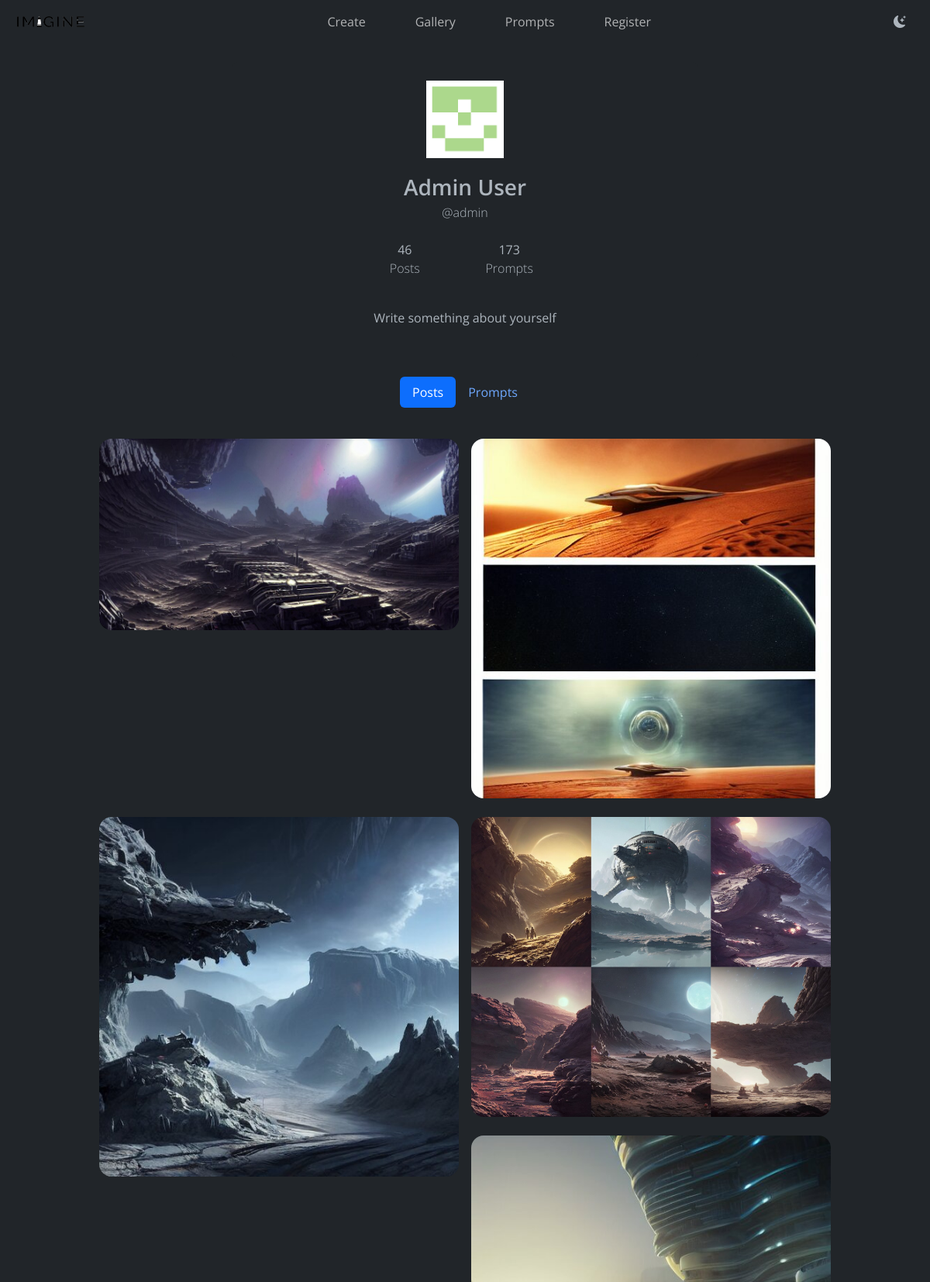
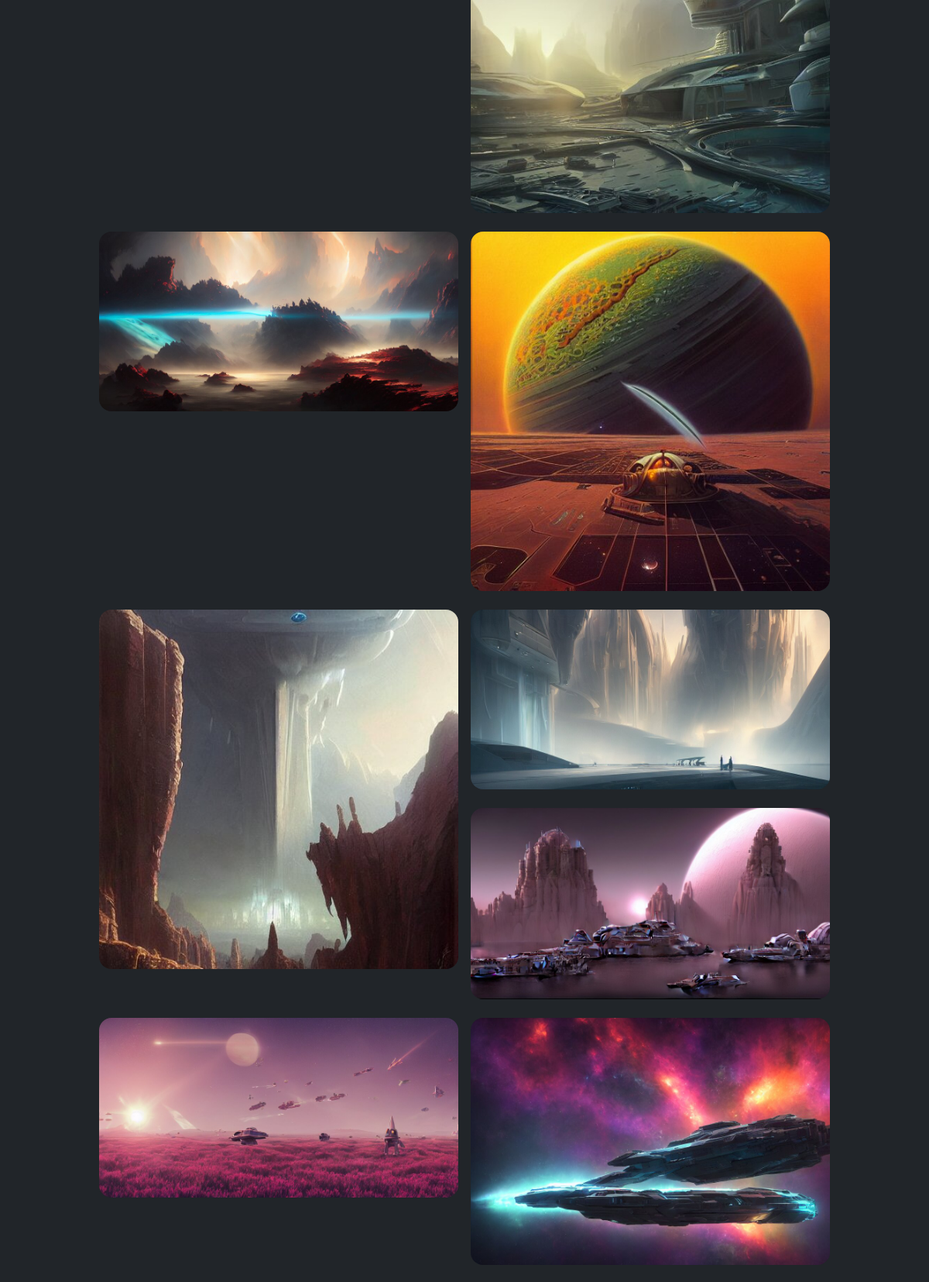
/profile/admin (upper part), run on the app's committed database (2 pictures, top to bottom).
### imagine/models.py (models this page shows, shortened)
class Profile(models.Model):
    user = models.OneToOneField(User, on_delete=models.CASCADE)
    bio = models.CharField(max_length=500, blank=True)
    image = models.ImageField(upload_to='user_icons/', blank=True)

class User(AbstractUser):
    pass

class Post(models.Model):
    id = models.UUIDField(primary_key=True, default=uuid.uuid4, editable=False)
    user = models.ForeignKey(User, on_delete=models.CASCADE)
    body = models.CharField(max_length=500)
    timestamp = models.DateTimeField(auto_now_add=True)
    image = models.ImageField(upload_to='images/')

### imagine/views.py (the view)
# urls.py: path("profile/<str:username>", views.profile, name="profile"),
def profile(request, username):
    view_user = User.objects.get(username=username)
    view_profile = Profile.objects.get(user=view_user)
    posts = Post.objects.filter(user=view_user).order_by("-timestamp")
    post_count = posts.count()
    prompts = Prompt.objects.filter(user=view_user)
    prompt_count = prompts.count()
    return render(request, "imagine/profile.html", {
        "view_user": view_user,
        "view_profile": view_profile,
        "posts": posts,
        "post_count": post_count,
        "prompts": prompts,
        "prompt_count": prompt_count
    })

### imagine/templates/imagine/profile.html (shortened to what this page needs)
{% extends "imagine/layout.html" %} {% load static %} {% block body %}
<div class="mt-4 mb-4 d-flex justify-content-center">
  <div class="card bio-card p-4">
    <div
      class="image d-flex flex-column justify-content-center align-items-center"
    >
      {% if view_profile.image %}
      <img src="{{ view_profile.image.url }}" height="100" width="100" />
      {% else %}
      <img
        src="{% static 'imagine/identicon.svg' %}"
        height="100"
        width="100"
      />
      {% endif %}
      <span class="fs-3 fw-semibold mt-3"
        >{{ view_user.first_name}} {{view_user.last_name }}</span
      >
      <span class="fw-light">@{{ view_user.username }}</span>
      <div
        class="d-flex flex-row justify-content-center align-items-center my-4"
      >
        <div class="d-flex flex-column align-items-center">
          <span class="mx-5">{{ post_count }}</span>
          <span class="fw-light">Posts</span>
        </div>
        <div class="d-flex flex-column align-items-center mx-3">
          <span class="mx-5">{{ prompt_count }}</span>
          <span class="fw-light">Prompts</span>
        </div>
      </div>
      <div class="text mt-3">
        {% if view_profile.bio %}
        <p>{{ view_profile.bio }}</p>
        {% else %}
        <p>Write something about yourself</p>
        {% endif %}
      </div>
    </div>
  </div>
</div>
<ul
  class="nav nav-pills justify-content-center align-items-center"
  id="pills-tab"
  role="tablist"
>
  <li class="nav-item" role="presentation">
    <button
      class="nav-link active"
      id="pills-home-tab"
      data-bs-toggle="pill"
      data-bs-target="#pills-home"
      type="button"
      role="tab"
    >
      Posts
    </button>
  </li>
  <li class="nav-item" role="presentation">
    <button
      class="nav-link"
      id="pills-profile-tab"
      data-bs-toggle="pill"
      data-bs-target="#pills-profile"
      type="button"
      role="tab"
    >
      Prompts
    </button>
  </li>
</ul>
<div class="tab-content" id="pills-tabContent">
  <div class="tab-pane fade show active" id="pills-home" role="tabpanel"b"
  tabindex="0" > {% if not posts %}
  <p class="text-center mt-4 mb-4">No posts yet!</p>
  {% else %}
  <div class="grid">
    {% for post in posts %}
    <div class="grid-item">
      <img
        src="{{ post.image.url }}"
        data-bs-toggle="modal"
        data-bs-target="#postModal1"
        data-id="{{ post.id }}"
        data-timestamp="{{ post.timestamp }}"
        data-user="{{ post.user }}"
        data-body="{{ post.body }}"
      />
    </div>
    {% endfor %}
  </div>
  {% endif %}
</div>
</div>
{% endblock %}

### imagine/templates/imagine/layout.html (shortened to what this page needs)
{% load static %}
<!DOCTYPE html>
<html lang="en" data-bs-theme="dark">
    <head>
        <link href="https://cdn.jsdelivr.net/npm/bootstrap@5.3.0-alpha1/dist/css/bootstrap.min.css" rel="stylesheet">
        <link rel="stylesheet" href="https://cdn.jsdelivr.net/npm/bootstrap-icons@1.10.3/font/bootstrap-icons.css">
        <link href="{% static 'imagine/styles.css' %}" rel="stylesheet" />
    </head>
    <body>
        <nav class="navbar navbar-expand-lg sticky-top" id="navbar" >
          <div class="container-fluid">
            <img src="{% static 'imagine/logo-black1.png' %}" style="max-height: 15px; margin-left:10px" class="light-logo active"/>
            <div class="collapse navbar-collapse" id="navbarText">
              <ul class="navbar-nav mx-auto mb-2 mb-lg-0">
                <li class="nav-item mx-4">
                  <a class="nav-link" href="{%url 'generate' %}">Create</a>
                </li>
                <li class="nav-item mx-4">
                  <a class="nav-link" href="{%url 'gallery' %}">Gallery</a>
                </li>
                <li class="nav-item mx-4">
                  <a class="nav-link" href="{%url 'prompts' %}">Prompts</a>
                </li>
                {% if user.is_authenticated %}
                <li class="nav-item mx-4">
                  <a class="nav-link" href="{%url 'profile' username=request.user%}">Profile</a>
                </li>
                <li class="nav-item mx-4">
                  <a class="nav-link" href="{%url 'logout' %}">Logout</a>
                </li>
                {% else %}
                <li class="nav-item mx-4">
                  <a class="nav-link" href="{%url 'register' %}">Register</a>
                </li>
                {% endif %}
              </ul>
              <i class="bi bi-moon-stars-fill" id="darkModeBtn" style="width:35px"></i>
            </div>
          </div>
        </nav>
        {% block body %} {% endblock %}
  </body>
      </body>
</html>

### imagine/static/imagine/styles.css (style rules this page uses)
* { margin: 0; padding: 0; box-sizing: border-box; font-family: "Open Sans", sans-serif; }
.dark-logo, .light-logo { display: none; }
.dark-logo.active, .light-logo.active { display: block; }
.grid-sizer, .grid-item { width: 25%; }
.grid-item { float: left; margin-bottom: 0.5rem; padding: 0.5rem; }
.grid-item img { display: block; max-width: 100%; }
.grid { width: 80vw; text-align: center; margin: 2rem auto; }
.grid-item img { width: 100%; border-radius: 1rem; transition: 0.2s ease-in-out; }
.bio-card { border: none; width: 50vw; }
@media screen and (max-width: 1400px) { .grid-sizer, .grid-item { width: 50%; } }

### data on the page
Profile: image (picture)
User: first_name "Admin", last_name "User", username "admin"
Post: image (picture)
Post: image (picture)
Post: image (picture)
Post: image (picture)
Post: image (picture)
Post: image (picture)
Post: image (picture)
Post: image (picture)
Post: image (picture)
Post: image (picture)
Post: image (picture)
Post: image (picture)

### other printed values
{{ post_count }} "46"
{{ prompt_count }} "173"
